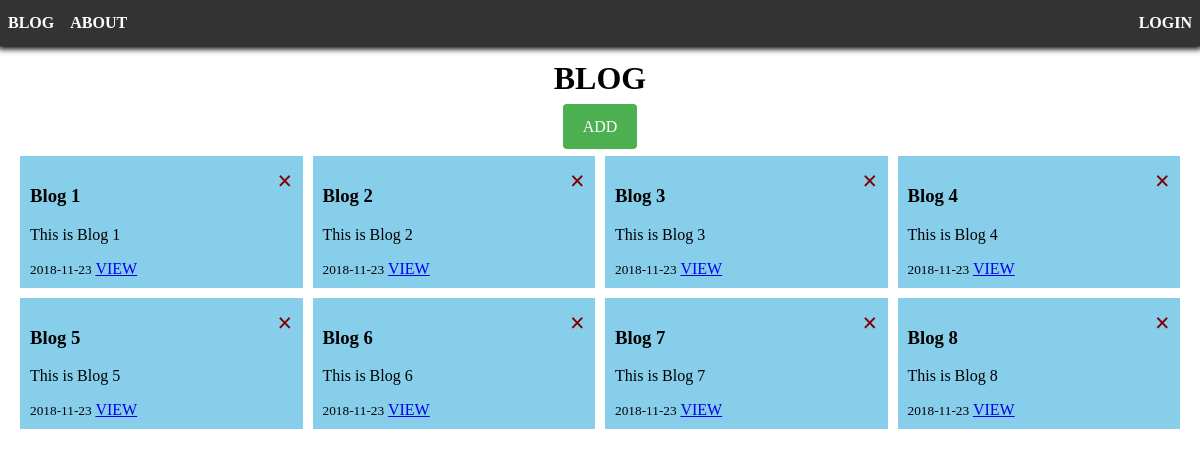
The page / on the database its author committed.
### tables this page shows
CREATE TABLE `blog` (
  `idno` int(11) NOT NULL,
  `title` varchar(50) NOT NULL,
  `body` varchar(100) NOT NULL,
  `datecreated` date NOT NULL
);

### app/controller/blog.php (called while the page is built, shortened)
<?php
include(__DIR__.'/../model/blog.php');
Class BlogController {
	private $blog;
	public function __construct(){
		$this->blog = new Blog;
	}
	public function index(){
		$blogs = $this->blog->getAllData();
		require_once(__DIR__.'/../../view/index.php');
	}
}

### app/class/database.php (called while the page is built, shortened)
<?php
Class Database {
	protected $conn;
	public function __construct(){
		$this->host = "localhost";
		$this->user = "root";
		$this->password = "";
		$this->database = "SimpleBlog";
		$this->conn = new PDO("mysql:host={$this->host};dbname={$this->database};charset=utf8",$this->user,$this->password);
		$this->conn->setAttribute(PDO::ATTR_ERRMODE,PDO::ERRMODE_EXCEPTION);
		$this->conn->setAttribute(PDO::ATTR_DEFAULT_FETCH_MODE,PDO::FETCH_ASSOC);
	}
	protected function ExecuteQuery($sql,$params = []){
		try{
			$statement = $this->conn->prepare($sql);
			$statement->execute($params);
			return $statement->fetchAll();
		}catch (PDOException $e) {
			throw new Exception($e->getMessage());
		}
	}
	public function Disconnect(){
		$this->conn = NULL;
	}
}

### app/model/blog.php (called while the page is built, shortened)
<?php
include(__DIR__.'/../class/database.php');
Class Blog extends Database{
	public function getAllData(){
		$sql = "SELECT * FROM blog";
		$blogs = $this->ExecuteQuery($sql);
		return $blogs;
	}
}

### view/index.php (the view, shortened to what this page needs)
<?php include('includes/header.php');?>
<div id="mainContent">
		<center><h1>BLOG</h1><a href="add" class="btn-success" style="text-decoration: none;">ADD</a></center>
		<div id="blogContent">
			<?php foreach($blogs as $blog):?>
				<div>
					<a href="./remove?idno=<?php echo $blog['idno'];?>"><span class="deleteBtn">&times;</span></a>
					<h3><?php echo $blog['title'];?></h3>
					<p><?php echo $blog['body'];?></p>
					<small><?php echo $blog['datecreated'];?></small>
					<a href="./viewblog?idno=<?php echo $blog['idno'];?>">VIEW</a>
				</div>
			<?php endforeach ?>
		</div>
</div>
</body>
</html>

### index.php (shortened to what this page needs)
<?php
$request = isset($_SERVER['REDIRECT_URL']) ? $_SERVER['REDIRECT_URL'] : '';
$userlevel = isset($_SESSION['User_Level']) ? $_SESSION['User_Level'] : 'guest';
switch($userlevel){
    case 'guest':
        if(fnmatch('', $request)){
             require_once(__DIR__.'/app/controller/blog.php');
             $BlogController->index();
             break;
        }
}

### view/includes/header.php (shortened to what this page needs)
<!DOCTYPE html>
<html>
<head>
	<link rel="stylesheet" type="text/css" href="./assets/style.css">
	<link rel="stylesheet" type="text/css" href="./assets/login.css">
</head>
<body>
<div id="topNav">
<a href="./" id="blognav">BLOG</a>
<a href="./about" id="aboutnav">ABOUT</a>
<a href="./login" id="loginnav">LOGIN</a>
</div>

### assets/style.css (style rules this page uses)
body { padding: 20px; margin: 0px 100px 0px 100px; }
#topNav { display: flex; width: 100%; background-color: #333; top:0; left: 0; position: fixed; box-shadow: 0px 1px 6px 2px black; }
#topNav a { display: inline-block; color: white; text-align: center; padding: 14px 8px; text-decoration: none; font-weight: bold; }
#topNav a:nth-child(2) { margin-right: auto; }
#mainContent { margin-top: 60px; }
.deleteBtn { font-size: 20pt; font-weight: bold; color: maroon; float: right; }
#blogContent { display: grid; grid-template-columns: repeat(4,auto); grid-gap: 10px; padding: 20px; color: white; }
#blogContent div { background-color: skyblue; color: black; padding: 10px; }

### assets/login.css (style rules this page uses)
body { margin: 0; padding: 0; }
.btn-success { width: 100%; background-color: #4CAF50; color: white; padding: 14px 20px; margin: 8px 0; border: none; border-radius: 4px; cursor: pointer; }

### rows shown on the page
blog: title "Blog 1", body "This is Blog 1", datecreated "2018-11-23"
blog: title "Blog 2", body "This is Blog 2", datecreated "2018-11-23"
blog: title "Blog 3", body "This is Blog 3", datecreated "2018-11-23"
blog: title "Blog 4", body "This is Blog 4", datecreated "2018-11-23"
blog: title "Blog 5", body "This is Blog 5", datecreated "2018-11-23"
blog: title "Blog 6", body "This is Blog 6", datecreated "2018-11-23"
blog: title "Blog 7", body "This is Blog 7", datecreated "2018-11-23"
blog: title "Blog 8", body "This is Blog 8", datecreated "2018-11-23"
